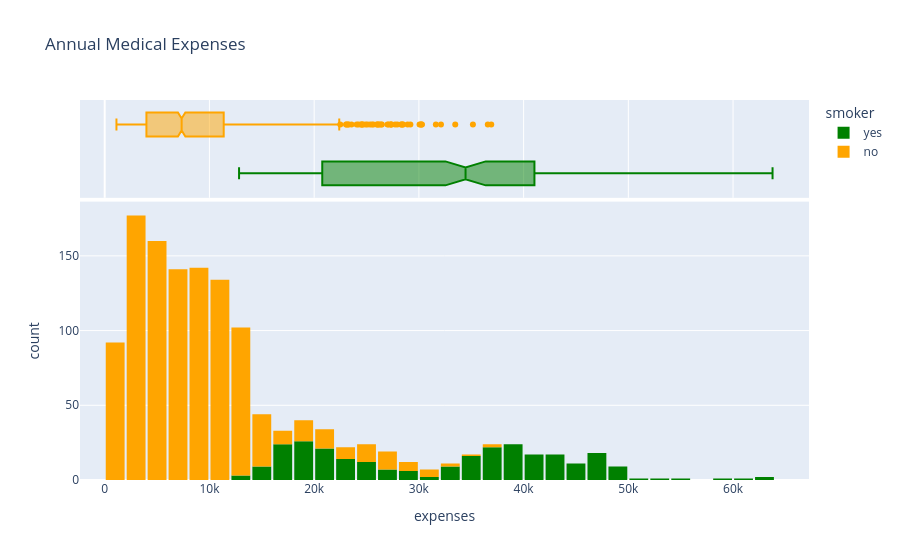

Write notebook code for a chart like this one.
### Code cell
fig = px.histogram(df,
                    x='expenses',
                    marginal='box',
                    color='smoker',
                    color_discrete_sequence=['green', 'orange'],
                    title="Annual Medical Expenses")

fig.update_layout(bargap=0.1)
fig.show()

### Figure 1 — Plotly figure (JSON) as saved in the notebook; plotly's stock layout.template omitted (floating-point values rounded to 4 significant figures; data arrays with more than 128 entries replaced by an {"elided": "..."} marker saying what was removed)
{"data": [{"bingroup": "x", "hovertemplate": "smoker=yes<br>expenses=%{x}<br>count=%{y}<extra></extra>", "legendgroup": "yes", "marker": {"color": "green", "pattern": {"shape": ""}}, "name": "yes", "orientation": "v", "showlegend": true, "type": "histogram", "x": {"elided": "274 float values"}, "xaxis": "x", "yaxis": "y"}, {"hovertemplate": "smoker=yes<br>expenses=%{x}<extra></extra>", "legendgroup": "yes", "marker": {"color": "green"}, "name": "yes", "notched": true, "showlegend": false, "type": "box", "x": {"elided": "274 float values"}, "xaxis": "x2", "yaxis": "y2"}, {"bingroup": "x", "hovertemplate": "smoker=no<br>expenses=%{x}<br>count=%{y}<extra></extra>", "legendgroup": "no", "marker": {"color": "orange", "pattern": {"shape": ""}}, "name": "no", "orientation": "v", "showlegend": true, "type": "histogram", "x": {"elided": "1064 float values"}, "xaxis": "x", "yaxis": "y"}, {"hovertemplate": "smoker=no<br>expenses=%{x}<extra></extra>", "legendgroup": "no", "marker": {"color": "orange"}, "name": "no", "notched": true, "showlegend": false, "type": "box", "x": {"elided": "1064 float values"}, "xaxis": "x2", "yaxis": "y2"}], "layout": {"bargap": 0.1, "barmode": "relative", "legend": {"title": {"text": "smoker"}, "tracegroupgap": 0}, "title": {"text": "Annual Medical Expenses"}, "xaxis": {"anchor": "y", "domain": [0, 1], "title": {"text": "expenses"}}, "xaxis2": {"anchor": "y2", "domain": [0, 1], "matches": "x", "showgrid": true, "showticklabels": false}, "yaxis": {"anchor": "x", "domain": [0, 0.7326], "title": {"text": "count"}}, "yaxis2": {"anchor": "x2", "domain": [0.7426, 1], "matches": "y2", "showgrid": false, "showline": false, "showticklabels": false, "ticks": ""}}}
